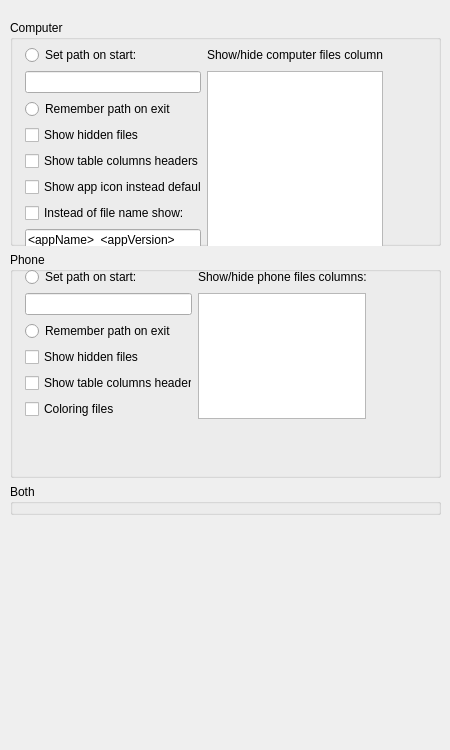
      <widget class="QWidget" name="pageSettingsFile">
       <widget class="QWidget" name="layoutWidget">
        <property name="geometry">
         <rect>
          <x>10</x>
          <y>20</y>
          <width>431</width>
          <height>721</height>
         </rect>
        </property>
        <layout class="QVBoxLayout" name="layoutFileSettings">
         <item>
          <widget class="QGroupBox" name="groupComputer">
           <property name="sizePolicy">
            <sizepolicy hsizetype="Expanding" vsizetype="Expanding">
             <horstretch>0</horstretch>
             <verstretch>0</verstretch>
            </sizepolicy>
           </property>
           <property name="title">
            <string>Computer</string>
           </property>
           <widget class="QWidget" name="layoutWidget_5">
            <property name="geometry">
             <rect>
              <x>10</x>
              <y>20</y>
              <width>368</width>
              <height>256</height>
             </rect>
            </property>
            <layout class="QGridLayout" name="gridComputer">
             <item row="1" column="1">
              <widget class="QRadioButton" name="radioComputerPath">
               <property name="sizePolicy">
                <sizepolicy hsizetype="Preferred" vsizetype="Fixed">
                 <horstretch>0</horstretch>
                 <verstretch>0</verstretch>
                </sizepolicy>
               </property>
               <property name="text">
                <string>Set path on start:</string>
               </property>
              </widget>
             </item>
             <item row="2" column="1">
              <widget class="QLineEdit" name="editComputerPath">
               <property name="sizePolicy">
                <sizepolicy hsizetype="Preferred" vsizetype="Fixed">
                 <horstretch>0</horstretch>
                 <verstretch>0</verstretch>
                </sizepolicy>
               </property>
              </widget>
             </item>
             <item row="3" column="1">
              <widget class="QRadioButton" name="radioComputerRemPath">
               <property name="sizePolicy">
                <sizepolicy hsizetype="Preferred" vsizetype="Fixed">
                 <horstretch>0</horstretch>
                 <verstretch>0</verstretch>
                </sizepolicy>
               </property>
               <property name="text">
                <string>Remember path on exit</string>
               </property>
              </widget>
             </item>
             <item row="4" column="1">
              <widget class="QCheckBox" name="checkComputerHidden">
               <property name="sizePolicy">
                <sizepolicy hsizetype="Preferred" vsizetype="Fixed">
                 <horstretch>0</horstretch>
                 <verstretch>0</verstretch>
                </sizepolicy>
               </property>
               <property name="text">
                <string>Show hidden files</string>
               </property>
              </widget>
             </item>
             <item row="5" column="1">
              <widget class="QCheckBox" name="checkShowComputerHeaders">
               <property name="enabled">
                <bool>true</bool>
               </property>
               <property name="sizePolicy">
                <sizepolicy hsizetype="Preferred" vsizetype="Fixed">
                 <horstretch>0</horstretch>
                 <verstretch>0</verstretch>
                </sizepolicy>
               </property>
               <property name="text">
                <string>Show table columns headers</string>
               </property>
              </widget>
             </item>
             <item row="2" column="0">
              <spacer name="horizontalSpacer_27">
               <property name="orientation">
                <enum>Qt::Horizontal</enum>
               </property>
               <property name="sizeType">
                <enum>QSizePolicy::Fixed</enum>
               </property>
               <property name="sizeHint" stdset="0">
                <size>
                 <width>5</width>
                 <height>20</height>
                </size>
               </property>
              </spacer>
             </item>
             <item row="2" column="4">
              <spacer name="horizontalSpacer_28">
               <property name="orientation">
                <enum>Qt::Horizontal</enum>
               </property>
               <property name="sizeType">
                <enum>QSizePolicy::Fixed</enum>
               </property>
               <property name="sizeHint" stdset="0">
                <size>
                 <width>5</width>
                 <height>20</height>
                </size>
               </property>
              </spacer>
             </item>
             <item row="9" column="1">
              <spacer name="verticalSpacer_27">
               <property name="orientation">
                <enum>Qt::Vertical</enum>
               </property>
               <property name="sizeType">
                <enum>QSizePolicy::Expanding</enum>
               </property>
               <property name="sizeHint" stdset="0">
                <size>
                 <width>20</width>
                 <height>5</height>
                </size>
               </property>
              </spacer>
             </item>
             <item row="6" column="1">
              <widget class="QCheckBox" name="checkAppIcon">
               <property name="sizePolicy">
                <sizepolicy hsizetype="Preferred" vsizetype="Fixed">
                 <horstretch>0</horstretch>
                 <verstretch>0</verstretch>
                </sizepolicy>
               </property>
               <property name="text">
                <string>Show app icon instead default</string>
               </property>
              </widget>
             </item>
             <item row="7" column="1">
              <widget class="QCheckBox" name="checkAppName">
               <property name="sizePolicy">
                <sizepolicy hsizetype="Preferred" vsizetype="Fixed">
                 <horstretch>0</horstretch>
                 <verstretch>0</verstretch>
                </sizepolicy>
               </property>
               <property name="text">
                <string>Instead of file name show:</string>
               </property>
              </widget>
             </item>
             <item row="8" column="1">
              <widget class="QLineEdit" name="editAppName">
               <property name="sizePolicy">
                <sizepolicy hsizetype="Preferred" vsizetype="Fixed">
                 <horstretch>0</horstretch>
                 <verstretch>0</verstretch>
                </sizepolicy>
               </property>
               <property name="toolTip">
                <string>Available variables:
&lt;appName&gt;
&lt;appVersion&gt;
&lt;packageName&gt;</string>
               </property>
               <property name="text">
                <string notr="true">&lt;appName&gt;_&lt;appVersion&gt;</string>
               </property>
              </widget>
             </item>
             <item row="0" column="1">
              <spacer name="verticalSpacer_26">
               <property name="orientation">
                <enum>Qt::Vertical</enum>
               </property>
               <property name="sizeType">
                <enum>QSizePolicy::Fixed</enum>
               </property>
               <property name="sizeHint" stdset="0">
                <size>
                 <width>20</width>
                 <height>5</height>
                </size>
               </property>
              </spacer>
             </item>
             <item row="1" column="2">
              <widget class="QLabel" name="label_15">
               <property name="text">
                <string>Show/hide computer files columns:</string>
               </property>
              </widget>
             </item>
             <item row="2" column="2" rowspan="7">
              <widget class="QListView" name="listComputerColumn"/>
             </item>
             <item row="2" column="3">
              <spacer name="horizontalSpacer_6">
               <property name="orientation">
                <enum>Qt::Horizontal</enum>
               </property>
               <property name="sizeHint" stdset="0">
                <size>
                 <width>40</width>
                 <height>20</height>
                </size>
               </property>
              </spacer>
             </item>
            </layout>
           </widget>
          </widget>
         </item>
         <item>
          <widget class="QGroupBox" name="groupPhone">
           <property name="sizePolicy">
            <sizepolicy hsizetype="Expanding" vsizetype="Expanding">
             <horstretch>0</horstretch>
             <verstretch>0</verstretch>
            </sizepolicy>
           </property>
           <property name="title">
            <string>Phone</string>
           </property>
           <widget class="QWidget" name="layoutWidget_6">
            <property name="geometry">
             <rect>
              <x>10</x>
              <y>10</y>
              <width>351</width>
              <height>187</height>
             </rect>
            </property>
            <layout class="QGridLayout" name="gridPhone">
             <item row="1" column="1">
              <widget class="QRadioButton" name="radioPhonePath">
               <property name="sizePolicy">
                <sizepolicy hsizetype="Preferred" vsizetype="Fixed">
                 <horstretch>0</horstretch>
                 <verstretch>0</verstretch>
                </sizepolicy>
               </property>
               <property name="text">
                <string>Set path on start:</string>
               </property>
              </widget>
             </item>
             <item row="2" column="1">
              <widget class="QLineEdit" name="editPhonePath">
               <property name="sizePolicy">
                <sizepolicy hsizetype="Preferred" vsizetype="Fixed">
                 <horstretch>0</horstretch>
                 <verstretch>0</verstretch>
                </sizepolicy>
               </property>
              </widget>
             </item>
             <item row="3" column="1">
              <widget class="QRadioButton" name="radioPhoneRemPath">
               <property name="sizePolicy">
                <sizepolicy hsizetype="Preferred" vsizetype="Fixed">
                 <horstretch>0</horstretch>
                 <verstretch>0</verstretch>
                </sizepolicy>
               </property>
               <property name="text">
                <string>Remember path on exit</string>
               </property>
              </widget>
             </item>
             <item row="4" column="1">
              <widget class="QCheckBox" name="checkPhoneHidden">
               <property name="sizePolicy">
                <sizepolicy hsizetype="Preferred" vsizetype="Fixed">
                 <horstretch>0</horstretch>
                 <verstretch>0</verstretch>
                </sizepolicy>
               </property>
               <property name="text">
                <string>Show hidden files</string>
               </property>
              </widget>
             </item>
             <item row="5" column="1">
              <widget class="QCheckBox" name="checkShowPhoneHeaders">
               <property name="enabled">
                <bool>true</bool>
               </property>
               <property name="sizePolicy">
                <sizepolicy hsizetype="Preferred" vsizetype="Fixed">
                 <horstretch>0</horstretch>
                 <verstretch>0</verstretch>
                </sizepolicy>
               </property>
               <property name="text">
                <string>Show table columns headers</string>
               </property>
              </widget>
             </item>
             <item row="7" column="1">
              <spacer name="verticalSpacer_30">
               <property name="orientation">
                <enum>Qt::Vertical</enum>
               </property>
               <property name="sizeHint" stdset="0">
                <size>
                 <width>20</width>
                 <height>40</height>
                </size>
               </property>
              </spacer>
             </item>
             <item row="3" column="0">
              <spacer name="horizontalSpacer_31">
               <property name="orientation">
                <enum>Qt::Horizontal</enum>
               </property>
               <property name="sizeType">
                <enum>QSizePolicy::Fixed</enum>
               </property>
               <property name="sizeHint" stdset="0">
                <size>
                 <width>5</width>
                 <height>20</height>
                </size>
               </property>
              </spacer>
             </item>
             <item row="3" column="4">
              <spacer name="horizontalSpacer_32">
               <property name="orientation">
                <enum>Qt::Horizontal</enum>
               </property>
               <property name="sizeType">
                <enum>QSizePolicy::Fixed</enum>
               </property>
               <property name="sizeHint" stdset="0">
                <size>
                 <width>5</width>
                 <height>20</height>
                </size>
               </property>
              </spacer>
             </item>
             <item row="0" column="1">
              <spacer name="verticalSpacer_31">
               <property name="orientation">
                <enum>Qt::Vertical</enum>
               </property>
               <property name="sizeType">
                <enum>QSizePolicy::Fixed</enum>
               </property>
               <property name="sizeHint" stdset="0">
                <size>
                 <width>20</width>
                 <height>5</height>
                </size>
               </property>
              </spacer>
             </item>
             <item row="1" column="2">
              <widget class="QLabel" name="label_16">
               <property name="text">
                <string>Show/hide phone files columns:</string>
               </property>
              </widget>
             </item>
             <item row="2" column="2" rowspan="5">
              <widget class="QListView" name="listPhoneColumn"/>
             </item>
             <item row="3" column="3">
              <spacer name="horizontalSpacer_5">
               <property name="orientation">
                <enum>Qt::Horizontal</enum>
               </property>
               <property name="sizeHint" stdset="0">
                <size>
                 <width>40</width>
                 <height>20</height>
                </size>
               </property>
              </spacer>
             </item>
             <item row="6" column="1">
              <widget class="QCheckBox" name="checkBoxColorNever">
               <property name="text">
                <string>Coloring files</string>
               </property>
              </widget>
             </item>
            </layout>
           </widget>
          </widget>
         </item>
         <item>
          <widget class="QGroupBox" name="groupBoxBoth">
           <property name="title">
            <string>Both</string>
           </property>
           <widget class="QWidget" name="layoutWidget">
            <property name="geometry">
             <rect>
              <x>10</x>
              <y>20</y>
              <width>211</width>
              <height>71</height>
             </rect>
            </property>
            <layout class="QGridLayout" name="gridBoth">
             <item row="0" column="1">
              <spacer name="verticalSpacer_5">
               <property name="orientation">
                <enum>Qt::Vertical</enum>
               </property>
               <property name="sizeType">
                <enum>QSizePolicy::Fixed</enum>
               </property>
               <property name="sizeHint" stdset="0">
                <size>
                 <width>20</width>
                 <height>5</height>
                </size>
               </property>
              </spacer>
             </item>
             <item row="1" column="0">
              <spacer name="horizontalSpacer_9">
               <property name="orientation">
                <enum>Qt::Horizontal</enum>
               </property>
               <property name="sizeType">
                <enum>QSizePolicy::Fixed</enum>
               </property>
               <property name="sizeHint" stdset="0">
                <size>
                 <width>5</width>
                 <height>20</height>
                </size>
               </property>
              </spacer>
             </item>
             <item row="1" column="1">
              <widget class="QCheckBox" name="checkBoxShowCopyConfirmation">
               <property name="text">
                <string>show copy confirmation</string>
               </property>
               <property name="checked">
                <bool>true</bool>
               </property>
              </widget>
             </item>
             <item row="1" column="2">
              <spacer name="horizontalSpacer_8">
               <property name="orientation">
                <enum>Qt::Horizontal</enum>
               </property>
               <property name="sizeType">
                <enum>QSizePolicy::Fixed</enum>
               </property>
               <property name="sizeHint" stdset="0">
                <size>
                 <width>5</width>
                 <height>20</height>
                </size>
               </property>
              </spacer>
             </item>
             <item row="2" column="1">
              <spacer name="verticalSpacer_6">
               <property name="orientation">
                <enum>Qt::Vertical</enum>
               </property>
               <property name="sizeType">
                <enum>QSizePolicy::Fixed</enum>
               </property>
               <property name="sizeHint" stdset="0">
                <size>
                 <width>20</width>
                 <height>5</height>
                </size>
               </property>
              </spacer>
             </item>
            </layout>
           </widget>
          </widget>
         </item>
         <item>
          <spacer name="verticalSpacer_42">
           <property name="orientation">
            <enum>Qt::Vertical</enum>
           </property>
           <property name="sizeHint" stdset="0">
            <size>
             <width>20</width>
             <height>20</height>
            </size>
           </property>
          </spacer>
         </item>
        </layout>
       </widget>
      </widget>
